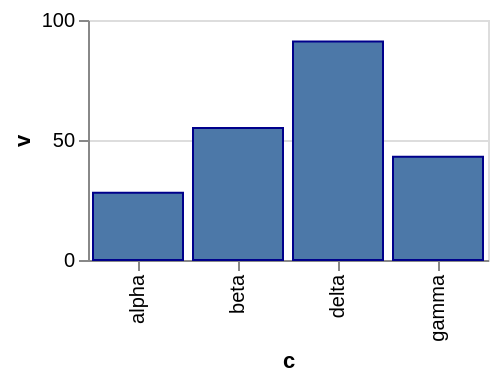

Write the Vega-Lite specification saved for this chart.
### Vega-Lite specification from a JSON file in a GitHub repository (floating-point values rounded to 4 significant figures)
{"$schema": "https://vega.github.io/schema/vega-lite/v6.json", "width": 200, "height": 120, "data": {"values": [{"c": "alpha", "v": 28, "w": 3, "t": "2024-01-07"}, {"c": "beta", "v": 55, "w": 7, "t": "2024-03-19"}, {"c": "gamma", "v": 43, "w": 5, "t": "2024-06-02"}, {"c": "delta", "v": 91, "w": 9, "t": "2024-09-11"}]}, "mark": {"type": "bar", "stroke": "darkblue"}, "encoding": {"x": {"field": "c", "type": "nominal"}, "y": {"field": "v", "type": "quantitative"}}}
